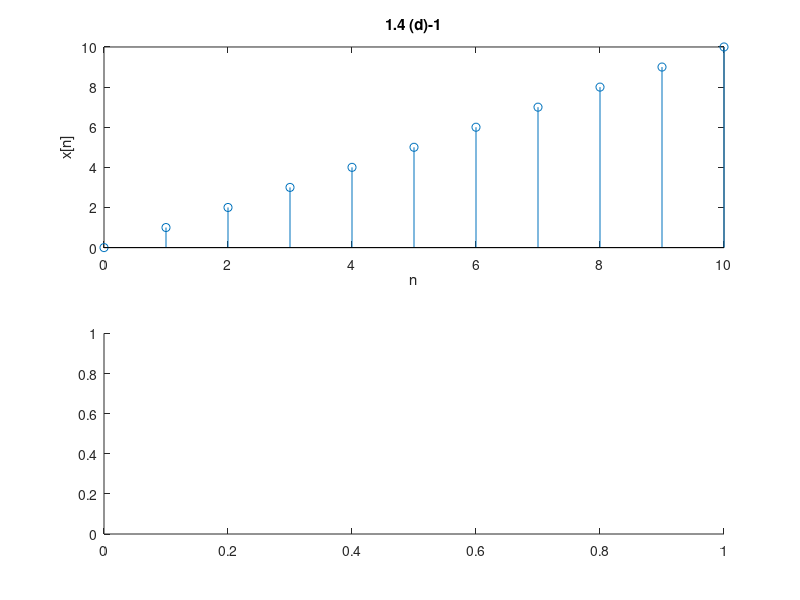

Recreate this plot in MATLAB. (Note: this script raises an error after producing the figure.)
n= 0:1:10;
x1=n;
y1=sin((pi/2)*x1);

subplot(2,1,1);
stem(n,x1);
title('1.4 (d)-1');
xlabel('n');
ylabel('x[n]');

subplot(2,1,2);
stem(n,y,'m--s');
title('1.4 (d)-2');
xlabel('n');
ylabel('sin(\pi/2) x1[n]');

saveas(gcf, "LAB1/P1_4_d_out2.png")
